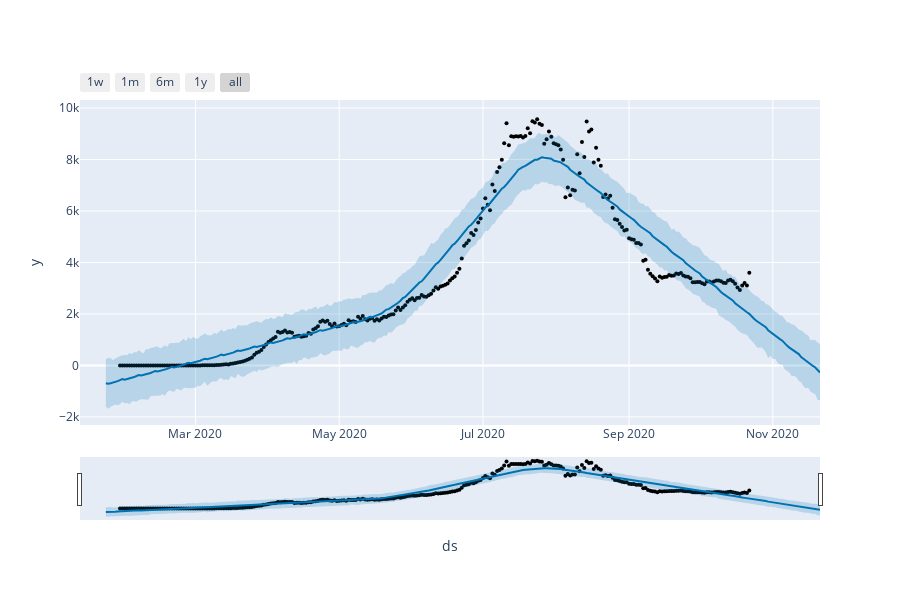

Notebook code cell kept with this figure:
### Code cell
from fbprophet.plot import plot_plotly, plot_components_plotly

plot_plotly(m, forecast)

### Figure 1 — Plotly figure (JSON) as saved in the notebook; plotly's stock layout.template omitted (floating-point values rounded to 4 significant figures; data arrays with more than 128 entries replaced by an {"elided": "..."} marker saying what was removed)
{"data": [{"marker": {"color": "black", "size": 4}, "mode": "markers", "name": "Actual", "type": "scatter", "x": {"elided": "268 str values"}, "y": {"elided": "268 float values"}}, {"hoverinfo": "skip", "line": {"width": 0}, "mode": "lines", "type": "scatter", "x": {"elided": "304 str values"}, "y": {"elided": "304 float values"}}, {"fill": "tonexty", "fillcolor": "rgba(0, 114, 178, 0.2)", "line": {"color": "#0072B2", "width": 2}, "mode": "lines", "name": "Predicted", "type": "scatter", "x": {"elided": "304 str values"}, "y": {"elided": "304 float values"}}, {"fill": "tonexty", "fillcolor": "rgba(0, 114, 178, 0.2)", "hoverinfo": "skip", "line": {"width": 0}, "mode": "lines", "type": "scatter", "x": {"elided": "304 str values"}, "y": {"elided": "304 float values"}}], "layout": {"height": 600, "showlegend": false, "width": 900, "xaxis": {"rangeselector": {"buttons": [{"count": 7, "label": "1w", "step": "day", "stepmode": "backward"}, {"count": 1, "label": "1m", "step": "month", "stepmode": "backward"}, {"count": 6, "label": "6m", "step": "month", "stepmode": "backward"}, {"count": 1, "label": "1y", "step": "year", "stepmode": "backward"}, {"step": "all"}]}, "rangeslider": {"visible": true}, "title": {"text": "ds"}, "type": "date"}, "yaxis": {"title": {"text": "y"}}}}
